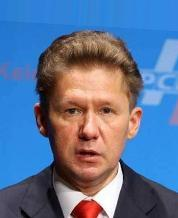
#> input picture Training Data/000032.jpg, 178 x 218 px; its folder holds only this picture in this run
$ python 'Prepare_Data - Copy.py'
#> lines starting #> are read from the running program, lines starting #| are printed output that depends on the picture
from PIL import Image
import os

desired_size = 45, 54
training_dir = "Training Data"
prepared_training_dir = "Prepared Data"

image_names = os.listdir(training_dir)
print("Converting " + str(len(image_names)) + " images...")

# convert from images to scaled down images of only brightness
i = 0
for image_name in image_names:

    img = Image.open(training_dir + "/" + image_name).convert('L')
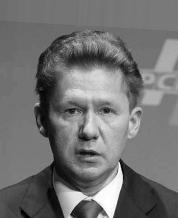
#> img: PIL image 178x218 L; min 0, max 255, mean 113.3

    img.thumbnail(desired_size, Image.Resampling.LANCZOS)
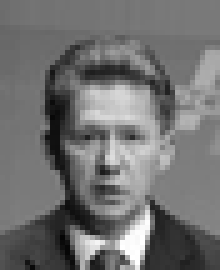
#> img: PIL image 44x54 L (shown 5 times larger); min 4, max 255, mean 113.5
    img.save(prepared_training_dir + "/" + image_name)

    percent =      round(100 * (i       / len(image_names)))
    prev_percent = round(100 * ((i - 1) / len(image_names)))
    if percent > prev_percent:
        print(str(percent) + "%")
    i += 1

print("Done")

$ run again, on Training Data/000563.jpg
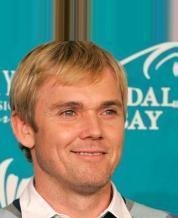
#> input picture Training Data/000563.jpg, 178 x 218 px
#> `img = Image.open(training_dir + "/" + image_name).convert('L')`:
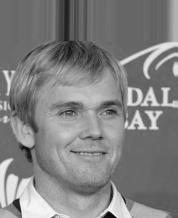
#> img: PIL image 178x218 L; min 1, max 254, mean 129
#> `img.thumbnail(desired_size, Image.Resampling.LANCZOS)`:
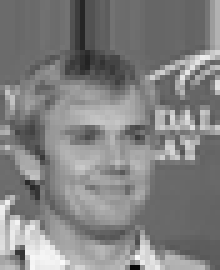
#> img: PIL image 44x54 L (shown 5 times larger); min 6, max 249, mean 129.2

$ run again, on Training Data/000875.jpg
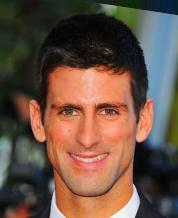
#> input picture Training Data/000875.jpg, 178 x 218 px
#> `img = Image.open(training_dir + "/" + image_name).convert('L')`:
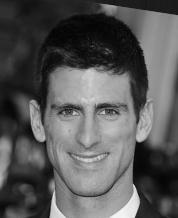
#> img: PIL image 178x218 L; min 1, max 248, mean 87.4
#> `img.thumbnail(desired_size, Image.Resampling.LANCZOS)`:
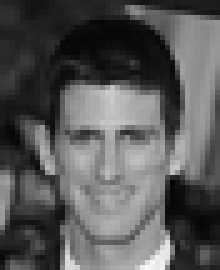
#> img: PIL image 44x54 L (shown 5 times larger); min 0, max 246, mean 87.6

$ run again, on Training Data/1.png
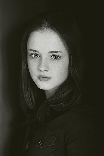
#> input picture Training Data/1.png, 104 x 156 px
#> `img.thumbnail(desired_size, Image.Resampling.LANCZOS)`:
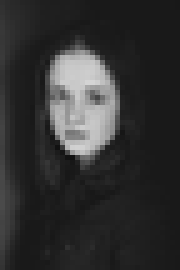
#> img: PIL image 36x54 L (shown 5 times larger); min 17, max 212, mean 49.2

$ run again, on Training Data/000152.jpg
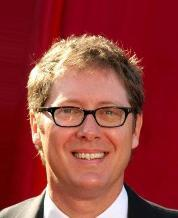
#> input picture Training Data/000152.jpg, 178 x 218 px
#> `img = Image.open(training_dir + "/" + image_name).convert('L')`:
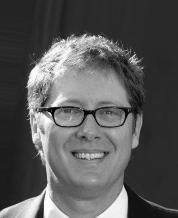
#> img: PIL image 178x218 L; min 1, max 255, mean 87.3
#> `img.thumbnail(desired_size, Image.Resampling.LANCZOS)`:
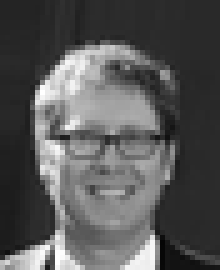
#> img: PIL image 44x54 L (shown 5 times larger); min 5, max 255, mean 87.4
